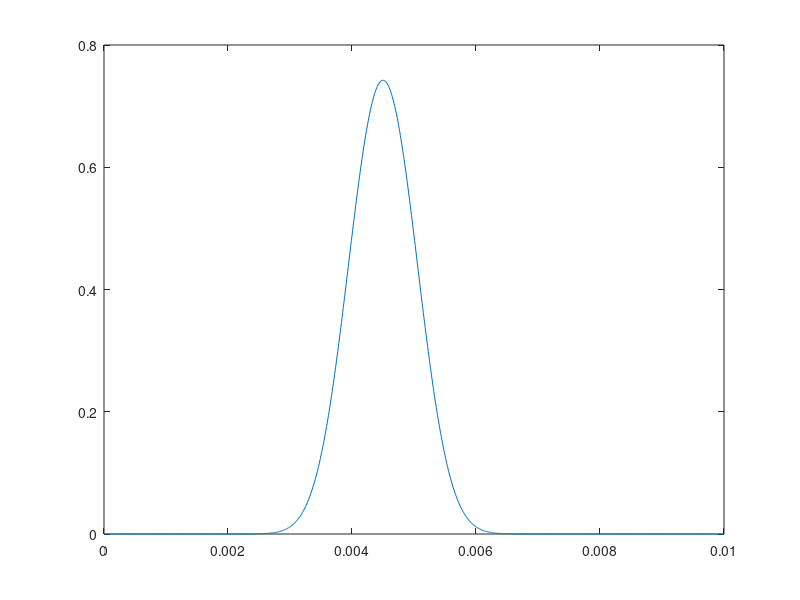
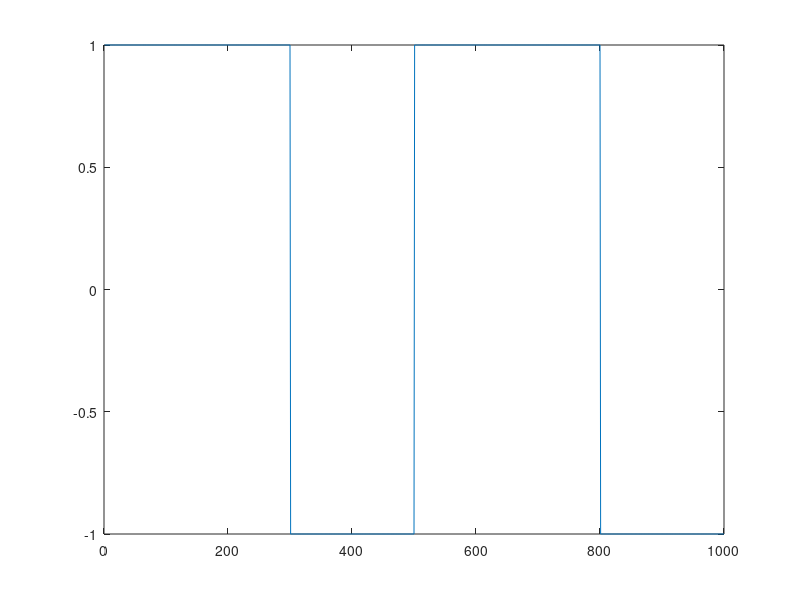
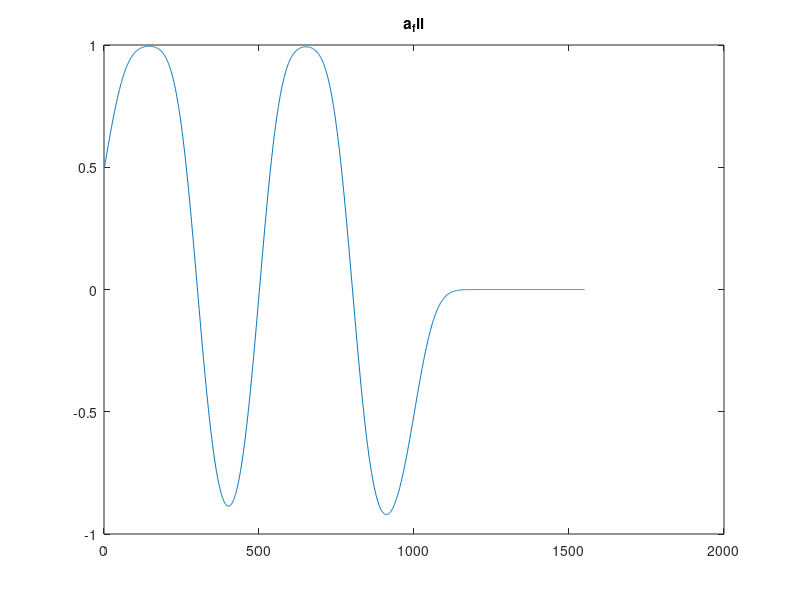
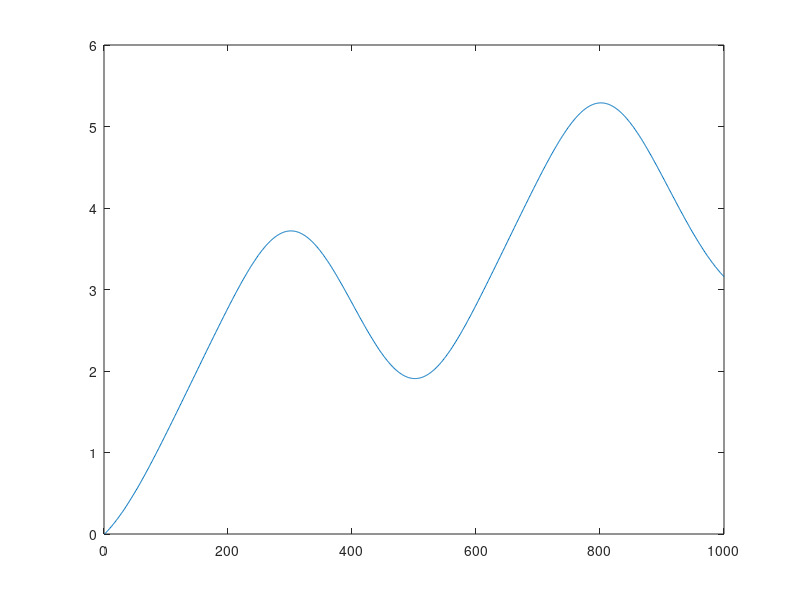

The MATLAB script that drew these images, in order: (Note: this script raises an error after producing the figures.)
%% Gaussian Filtered Minimum Shift keying-GMSK

clc
clear
close all

Rs=1e3;                                        %bit ratio
Ts=1/Rs;
N=10;                                          %Number of bits to process
fc=40e2;                                        %carrier frequency
fs=10e4;                                        %sample frequency
T=1/fs;
t=(0:(round(N*Ts/T)-1))*T;
ts=(0:N-1)*Ts;
r=round(Ts/T);

%% Orthogonal carrier wave
xc=cos(2*pi*fc*t);
xs=sin(2*pi*fc*t);

%% Gaussian Filter
BTs=0.3;
B=BTs/Ts;


%alpha=sqrt(log(2)/2)/B;
%h=sqrt(pi)/alpha*exp(-(pi/alpha*t).^2);


%I couldn't do it with h convolution, and then I used qunc function.
g_t=qfunc(2*pi*B*(t-Ts/2-4.5*Ts)/sqrt(log(2)))-qfunc(2*pi*B*(t+Ts/2-4.5*Ts)/sqrt(log(2)));%4,5Ts is used to display all g_t
figure
plot(t,g_t)


%% gengerate bit sequence
a=2*(rand(1,N)>0.5)-1;
%a=[1,1,-1,1,-1,-1,1,1,-1,1] %%test signal
%a=[1,1,1,-1,-1,1,1,1,-1,-1,-1,-1,-1,-1,-1]
a=[1,1,1,-1,-1,1,1,1,-1,-1]
a_sample=repmat(a,r,1);
a_sample=a_sample(:)';

figure
plot(a_sample)
%% conv
a_fil=conv(a_sample,g_t)/r;%I can't explain it here./r,It seems right.
a_fil=a_fil(round(4.5*Ts/T):end);%Make up for the delays(4.5Ts) previously used
figure
plot(a_fil)
title('a_fil')


%% additive phase
for ii=1:length(t)
    theta(ii)=pi/(2*Ts)*T*trapz(a_fil(1:ii));
end
figure
%Although the trend is right, the peak value is getting smaller and I don't know what the problem is.
plot(theta)

theta1=wrapToPi(theta);
figure
plot(theta1)
%% GMSK
s=cos(theta).*xc-sin(theta).*xs;
figure
plot(s)
